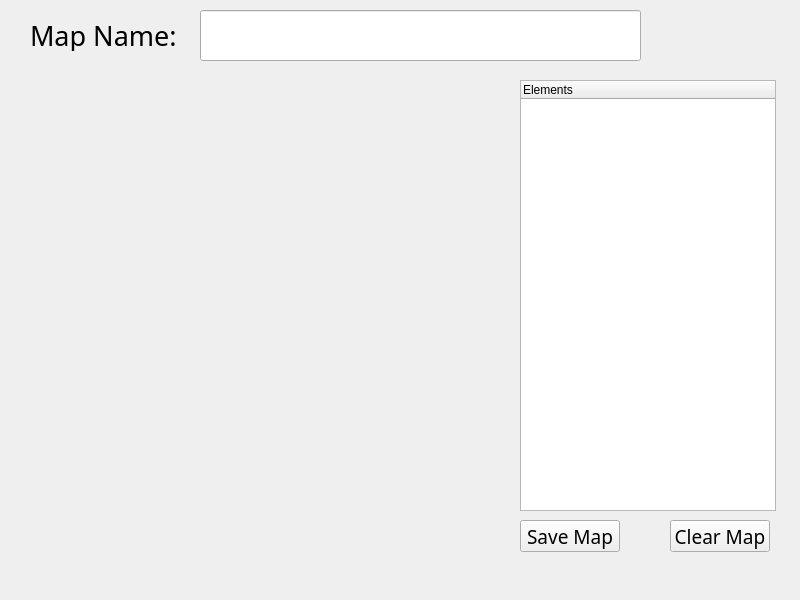
<?xml version="1.0" encoding="UTF-8"?>
<ui version="4.0">
 <class>LevelEditor</class>
 <widget class="QMainWindow" name="LevelEditor">
  <property name="geometry">
   <rect>
    <x>0</x>
    <y>0</y>
    <width>800</width>
    <height>600</height>
   </rect>
  </property>
  <property name="windowTitle">
   <string>LevelEditor</string>
  </property>
  <widget class="QWidget" name="centralwidget">
   <widget class="QTreeWidget" name="elementsTree">
    <property name="geometry">
     <rect>
      <x>520</x>
      <y>80</y>
      <width>256</width>
      <height>431</height>
     </rect>
    </property>
    <property name="dragDropMode">
     <enum>QAbstractItemView::DragOnly</enum>
    </property>
    <column>
     <property name="text">
      <string notr="true">Elements</string>
     </property>
    </column>
   </widget>
   <widget class="QLineEdit" name="mapName">
    <property name="geometry">
     <rect>
      <x>200</x>
      <y>10</y>
      <width>441</width>
      <height>51</height>
     </rect>
    </property>
    <property name="font">
     <font>
      <family>Jazz Jackrabbit 2</family>
      <pointsize>20</pointsize>
     </font>
    </property>
   </widget>
   <widget class="QLabel" name="labelMapName">
    <property name="geometry">
     <rect>
      <x>30</x>
      <y>20</y>
      <width>161</width>
      <height>31</height>
     </rect>
    </property>
    <property name="font">
     <font>
      <family>Jazz Jackrabbit 2</family>
      <pointsize>20</pointsize>
     </font>
    </property>
    <property name="text">
     <string>Map Name: </string>
    </property>
   </widget>
   <widget class="QWidget" name="gridLayoutWidget">
    <property name="geometry">
     <rect>
      <x>40</x>
      <y>80</y>
      <width>471</width>
      <height>471</height>
     </rect>
    </property>
    <layout class="QGridLayout" name="gridLayout"/>
   </widget>
   <widget class="QPushButton" name="btnSave">
    <property name="geometry">
     <rect>
      <x>520</x>
      <y>520</y>
      <width>100</width>
      <height>32</height>
     </rect>
    </property>
    <property name="font">
     <font>
      <family>Jazz Jackrabbit 2</family>
      <pointsize>14</pointsize>
     </font>
    </property>
    <property name="text">
     <string>Save Map</string>
    </property>
   </widget>
   <widget class="QPushButton" name="btnClear">
    <property name="geometry">
     <rect>
      <x>670</x>
      <y>520</y>
      <width>100</width>
      <height>32</height>
     </rect>
    </property>
    <property name="font">
     <font>
      <family>Jazz Jackrabbit 2</family>
      <pointsize>14</pointsize>
     </font>
    </property>
    <property name="text">
     <string>Clear Map</string>
    </property>
   </widget>
  </widget>
 </widget>
 <resources/>
 <connections/>
</ui>
